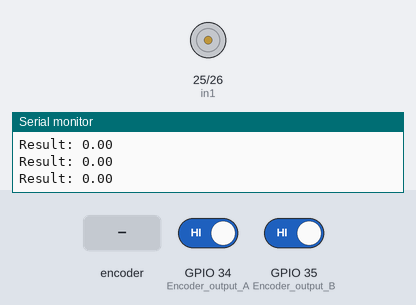
Simulated run of this sketch. Board: ESP32. On the bench: motor-driver pin pairs drawn as motors (green arrow = first pin HIGH = forward, orange = second pin HIGH = backward, longer = more drive), the last lines printed to the serial monitor. The test bench sets the inputs (shaded band); at power-on: GPIO 34 (Encoder_output_A) HIGH, GPIO 35 (Encoder_output_B) HIGH.

Above: at 1.2 s.
1.3 s: rotary encoder on GPIO 34 (Encoder_output_A) / GPIO 35 (Encoder_output_B) turned 1 step (first pin leading)
At 2.4 s:
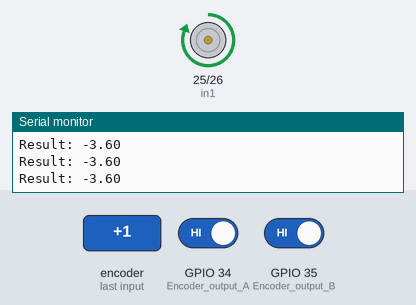
Timing chart, 0 to 4.3 s (numbered marks = the images above; inputs shaded):
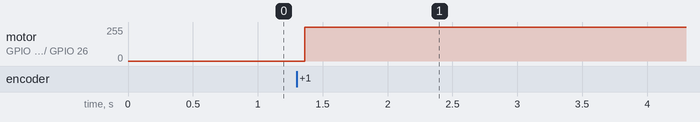

Measured:
- after the input at 1.3 s, motor on GPIO 25 (in1) / GPIO 26 (in2): stopped → forward 255/255 after 0.06 s

The sketch:

DcMotorWithEncoderAndL298nDriver.ino
```cpp
#include "Arduino.h"
#define Encoder_output_A 34  // pin2 of the Arduino
#define Encoder_output_B 35  // pin 3 of the Arduino
#define in1 25
#define in2 26

float Count_pulses = 0;
void setup() {
  Serial.begin(9600);                // activates the serial communication
  pinMode(Encoder_output_A, INPUT);  // sets the Encoder_output_A pin as the input
  pinMode(Encoder_output_B, INPUT);  // sets the Encoder_output_B pin as the input
  attachInterrupt(digitalPinToInterrupt(Encoder_output_A), DC_Motor_Encoder, RISING);
  pinMode(in1, OUTPUT);
  pinMode(in2, OUTPUT);
}

void loop() {

  if (Count_pulses > 360) {
    digitalWrite(in1, LOW);
    digitalWrite(in2, HIGH);
  } else if (Count_pulses < 0) {
    digitalWrite(in1, HIGH);
    digitalWrite(in2, LOW);
  }
  Serial.print("Result: ");
  Serial.println(Count_pulses);
  delay(1);
}

void DC_Motor_Encoder() {
  int b = digitalRead(Encoder_output_B);
  if (b > 0) {
    Count_pulses+= 3.6;
  } else {
    Count_pulses-= 3.6;
  }
}
```
